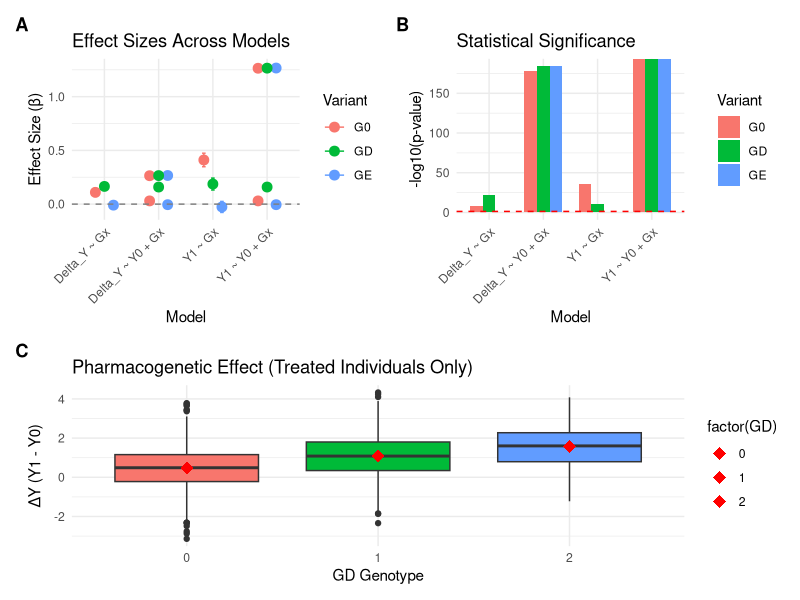
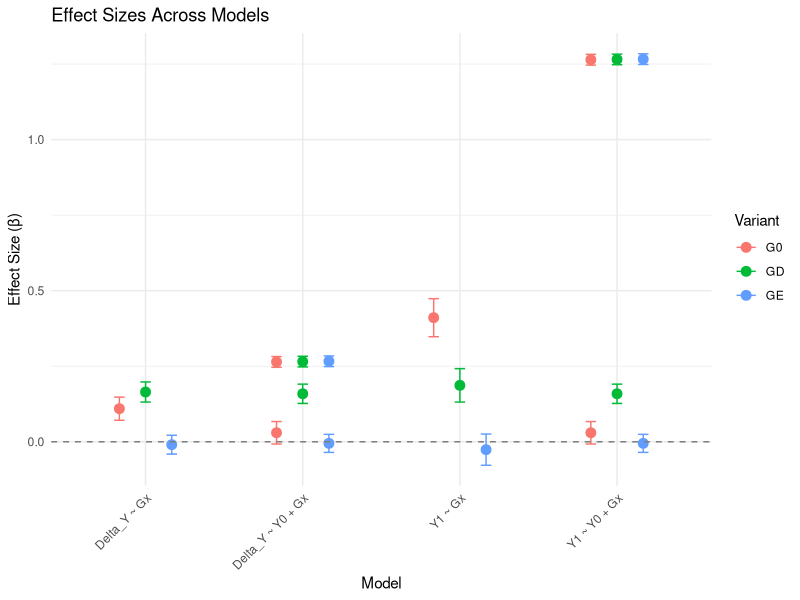
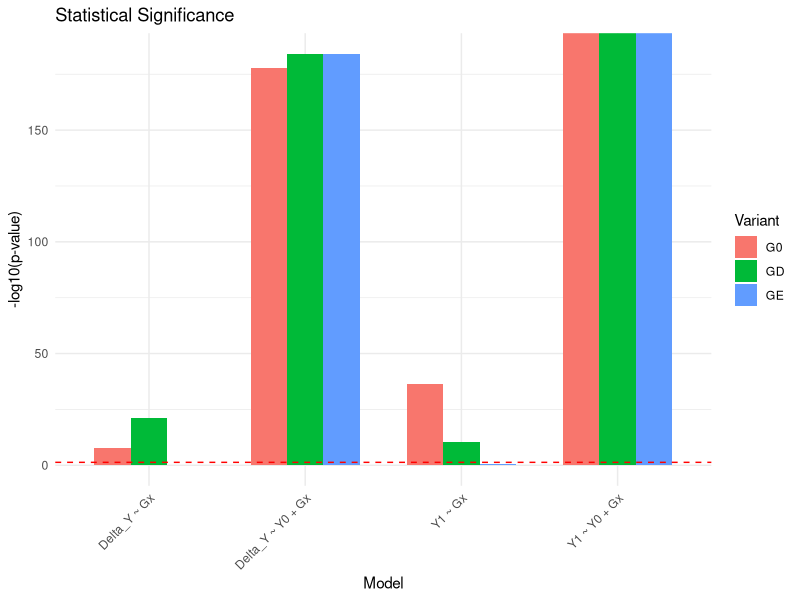
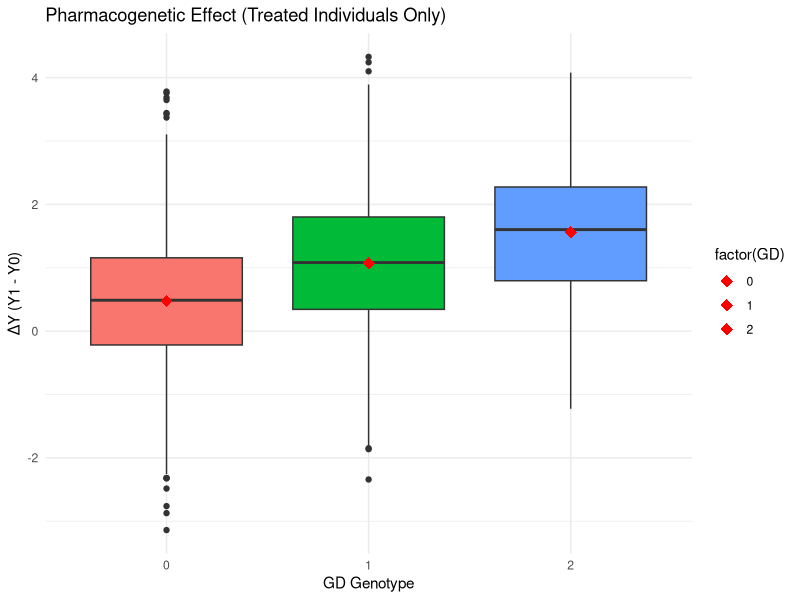
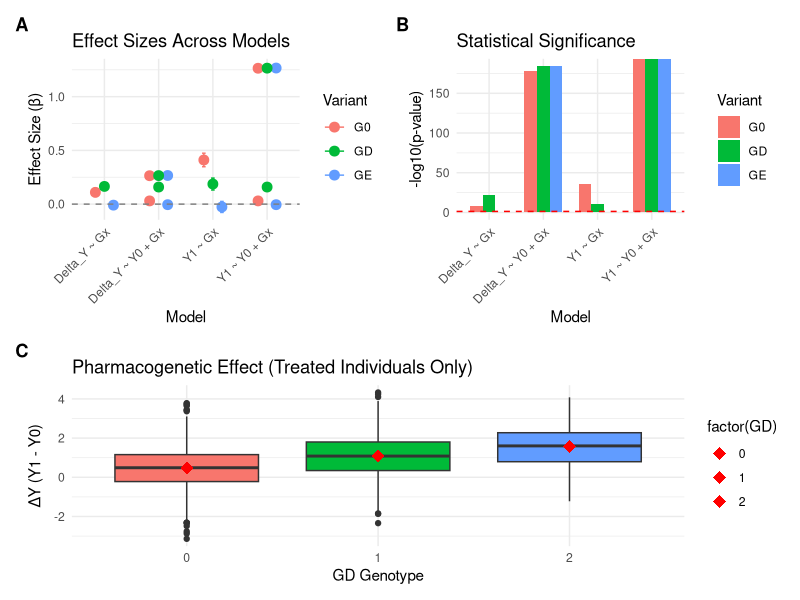

Source code (R) for these figures, in order:
library(tidyverse)
library(knitr)
library(xfun)
library(ggplot2)
library(patchwork) 


set.seed(234)

n <- 10000  
noise_sd <- 1  

# fixed across time
G0 <- sample(c(0, 1, 2), n, replace = TRUE, prob = c(0.64, 0.32, 0.04))  # MAF = 0.2
GE <- sample(c(0, 1, 2), n, replace = TRUE, prob = c(0.36, 0.48, 0.16)) # MAF = 0.4
GD <- sample(c(0, 1, 2), n, replace = TRUE, prob = c(0.49, 0.42, 0.09)) # MAF = 0.3

# environmental exposure (fixed across time)
Et <- rnorm(n, mean = 0, sd = 1)


# true effects
beta0 <- 0.3   # Baseline genetic effect
betaE <- 0.2   # Environmental effect
gammaE <- 0.4  # Gene-environment interaction
betaD <- 0.5   # Drug main effect
gammaD <- 0.6  # Pharmacogenetic effect

# Y0 (baseline - no drug effect since D0 = 0)
Y0 <- beta0 * G0 + betaE * Et + gammaE * GE * Et + rnorm(n, 0, noise_sd)


# treatment assignment (D0 = 0 for all and  D1 = 1 if Y0 > threshold)
D0 <- rep(0, n)  # No one treated at baseline
threshold <- quantile(Y0, 0.7)  # Treat top 30% at follow-up
D1 <- ifelse(Y0 > threshold, 1, 0)


# Y1 (follow-up - add drug effects for D1 = 1)
Y1 <- Y0 + betaD * D1 + gammaD * GD * D1 + rnorm(n, 0, noise_sd)
Delta_Y <- Y1 - Y0  # Change from baseline

# Combine into a dataframe
df <- data.frame(ID = 1:n, G0, GE, GD, Et, D0, D1, Y0, Y1, Delta_Y)


######################### Marginal Models ##################################

test_variant <- function(Gx, Gx_name) {
  formulas <- list(
    "Y1 ~ Gx"           = as.formula(paste("Y1 ~", Gx_name)),
    "Y1 ~ Y0 + Gx"      = as.formula(paste("Y1 ~ Y0 +", Gx_name)),
    "Delta_Y ~ Gx"      = as.formula(paste("Delta_Y ~", Gx_name)),
    "Delta_Y ~ Y0 + Gx" = as.formula(paste("Delta_Y ~ Y0 +", Gx_name))
  )
  models <- lapply(formulas, function(f) lm(f, data = df))
  results <- lapply(models, function(m) broom::tidy(m) %>% filter(term != "(Intercept)"))
  return(bind_rows(results, .id = "Model"))
}

# testing all variants
results <- bind_rows(
  mutate(test_variant(G0, "G0"), Variant = "G0"),
  mutate(test_variant(GE, "GE"), Variant = "GE"),
  mutate(test_variant(GD, "GD"), Variant = "GD")
) %>% select(Variant, Model, term, estimate, std.error, p.value)



### Results - Table

results %>%
  mutate(
    # Clean up model names only
    Model = case_when(
      Model == "Y1 ~ Gx" ~ "Y1 ~ G",
      Model == "Y1 ~ Y0 + Gx" ~ "Y1 ~ Y0 + G",
      Model == "Delta_Y ~ Gx" ~ "ΔY ~ G",
      Model == "Delta_Y ~ Y0 + Gx" ~ "ΔY ~ Y0 + G",
      TRUE ~ Model
    )
  ) %>%
  select(
    Variant,
    Model,
    Term = term,
    Estimate = estimate,
    StdError = std.error,
    Pvalue = p.value
  ) %>%
  arrange(Variant, Model) %>%
  as.data.frame()



      
### Results - Graphs


#### Combined


# 1. effect sizes with confidence intervals
effect_plot <- ggplot(results, aes(x = Model, y = estimate, color = Variant)) +
  geom_point(position = position_dodge(width = 0.5), size = 3) +
  geom_errorbar(aes(ymin = estimate - 1.96*std.error, 
                    ymax = estimate + 1.96*std.error),
                width = 0.2, position = position_dodge(width = 0.5)) +
  geom_hline(yintercept = 0, linetype = "dashed", color = "gray50") +
  labs(title = "Effect Sizes Across Models",
       x = "Model", y = "Effect Size (β)", 
       color = "Variant") +
  theme_minimal() +
  theme(axis.text.x = element_text(angle = 45, hjust = 1))

# 2. -log10(p-values)
pvalue_plot <- ggplot(results, aes(x = Model, y = -log10(p.value), fill = Variant)) +
  geom_col(position = position_dodge(), width = 0.7) +
  geom_hline(yintercept = -log10(0.05), linetype = "dashed", color = "red") +
  labs(title = "Statistical Significance",
       x = "Model", y = "-log10(p-value)", 
       fill = "Variant") +
  theme_minimal() +
  theme(axis.text.x = element_text(angle = 45, hjust = 1))



# 3. pharmacogenetic effect visualization (GD vs Delta_Y in treated)
pharm_plot <- ggplot(df %>% filter(D1 == 1), 
                     aes(x = factor(GD), y = Delta_Y, fill = factor(GD))) +
  geom_boxplot(show.legend = FALSE) +
  stat_summary(fun = mean, geom = "point", shape = 18, size = 4, color = "red") +
  labs(title = "Pharmacogenetic Effect (Treated Individuals Only)",
       x = "GD Genotype", 
       y = "ΔY (Y1 - Y0)") +
  theme_minimal()


combined_plots <- (effect_plot | pvalue_plot) / pharm_plot +
  plot_annotation(tag_levels = 'A') & 
  theme(plot.tag = element_text(face = "bold"))


print(combined_plots)
ggsave("association_results.png", combined_plots, width = 12, height = 10, dpi = 300)


effect_plot 
pvalue_plot 
pharm_plot
